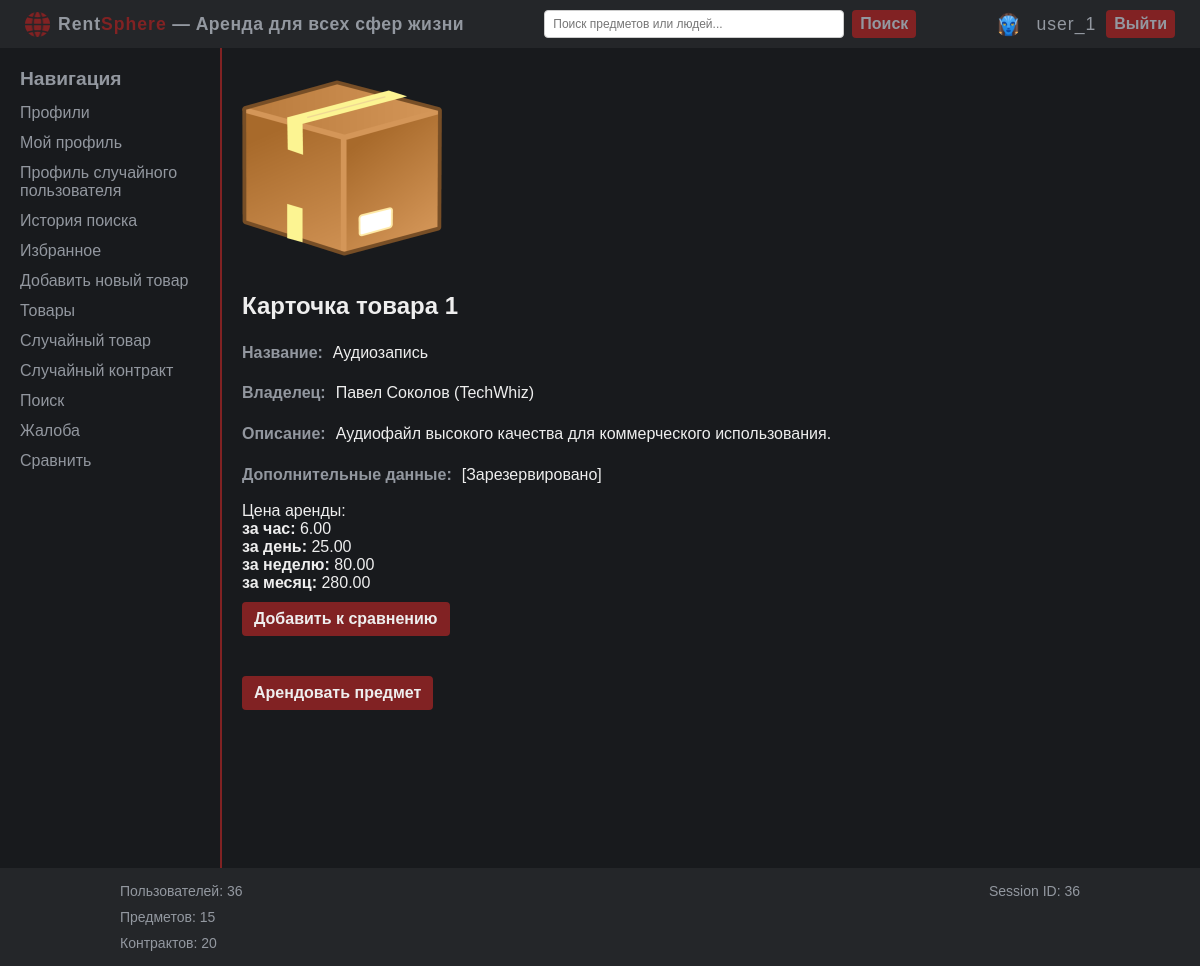
Screenshot of /items/1 (signed in) with the database file from the repository.
### models.py (models this page shows, shortened)
class User(Base):
    __tablename__ = "users"
    id = Column(Integer, primary_key=True)
    login = Column(String(100), unique=True, nullable=False)
    password = Column(String(200), nullable=False)
    ipn = Column(Integer)
    first_name = Column(String(100))
    last_name = Column(String(100))
    phone_number = Column(String(20))
    email = Column(String(100), unique=True, nullable=False)
    avatar = Column(String(255))
    register_date = Column(Integer)
    compare_items = Column(types.JSON, default=[], nullable=True)
    items = relationship("Item", backref="owner_user")

class Item(Base):
    __tablename__ = "items"
    id = Column(Integer, primary_key=True)
    photo = Column(String(255))
    name = Column(String(255), nullable=False)
    desc = Column(Text)
    price_h = Column(Numeric(10, 2), nullable=True)
    price_d = Column(Numeric(10, 2), nullable=True)
    price_w = Column(Numeric(10, 2), nullable=True)
    price_m = Column(Numeric(10, 2), nullable=True)
    owner_id = Column(Integer, ForeignKey("users.id"))
    owner = relationship("User", backref="owner_items")

### app.py (the view)
@app.route("/items/<item_id>", methods=["GET", "POST", "DELETE"])
def item_details(item_id):
    if request.method == "GET":
        if not session.get("user_id"):
            return redirect(url_for("login"))
        item = models.Item.query.filter_by(id=item_id).first()
        if not item:
            return "Item not found", 404
        item_data = {"photo": item.photo,
                     "name": item.name,
                     "desc": item.desc,
                     "price_h": item.price_h,
                     "price_d": item.price_d,
                     "price_w": item.price_w,
                     "price_m": item.price_m,
                     "owner_id": item.owner_id}
        owner = models.User.query.filter_by(id=item.owner_id).first()
        item_owner_data = {
            "first_name": owner.first_name,
            "last_name": owner.last_name,
            "login": owner.login,
        } if owner else None
        contract = models.Contract.query.filter_by(item_id=item_id).first()
        contract_data = {
            "renter_id": contract.renter_id,
            "date_end": contract.date_end,
            "is_available": contract.is_available,
        } if contract else None
        item_renter_data = None
        if contract and contract.renter_id:
            renter = models.User.query.filter_by(id=contract.renter_id).first()
            item_renter_data = {
                "first_name": renter.first_name,
                "last_name": renter.last_name,
                "login": renter.login,
            } if renter else None
        user_id = session.get("user_id")
        user = models.User.query.filter_by(id=user_id).first()
        compare_list = user.compare_items or []
        return render_template("item_details.html",
                               item_id=item_id,
                               item=item_data,
                               contract=contract_data,
                               item_owner=item_owner_data,
                               item_renter=item_renter_data,
                               compare_list=compare_list,
                               user=True)
    if request.method == "POST":
        return "POST"
    if request.method == "DELETE":
        return f"DELETE {item_id}"

### app.py (called while the page is built)
@app.teardown_request
def teardown_request(exceptions=None):
    db_session.remove()

@app.context_processor
def stats_data():
    session_id = session.get("user_id")
    users_total = models.User.query.count()
    items_total = models.Item.query.count()
    contracts_total = models.Contract.query.count()
    stats = {"users_total": users_total,
             "items_total": items_total,
             "contracts_total": contracts_total,
             "session_id": session_id}
    return dict(stats=stats)

@app.context_processor
def inject_user():
    user_id = session.get("user_id")
    user_data = {"id": None, "login": "Guest"}
    if user_id:
        try:
            user_id = int(user_id)
            user = models.User.query.filter_by(id=user_id).first()
            if user:
                user_data = {"id": user.id, "login": user.login}
        except (TypeError, ValueError):
            print(f"Пользователь с ID неверного типа: {type(user_id)}")
            user_data["id"] = None
            session["user_id"] = None
    return {"current_user": user_data}

### templates/item_details.html (shortened to what this page needs)
{% extends 'base.html' %}
{% block content %}
    {% if user %}
        <div class="item-image">
            <img src="{{ url_for('static', filename='images/items/default_item.png') }}" alt="Image" width="300" height="300">
        </div>
        <div class="item-content">
            <h2>Карточка товара {{ item_id }}</h2>
            <div class="item-info-field"><strong>Название:</strong> <span>{{ item.name }}</span></div>
            <div class="item-info-field"><strong>Владелец:</strong> <span>{{ item_owner.first_name }} {{ item_owner.last_name }} ({{ item_owner.login }})</span></div>
            <div class="item-info-field"><strong>Описание:</strong> <span>{{ item.desc }}</span></div>
            <div class="item-info-field"><strong>Дополнительные данные:</strong> <span>[Зарезервировано]</span></div>
            <span class="item-price-field">Цена аренды:</span>
            {% if item.price_h %}
            <div class="item-price-field"><strong>за час:</strong> <span>{{ item.price_h }}</span></div>
            {% endif %}
            {% if item.price_d %}
                <div class="item-price-field"><strong>за день:</strong> <span>{{ item.price_d }}</span></div>
            {% endif %}
            {% if item.price_w %}
                <div class="item-price-field"><strong>за неделю:</strong> <span>{{ item.price_w }}</span></div>
            {% endif %}
            {% if item.price_m %}
                <div class="item-price-field"><strong>за месяц:</strong> <span>{{ item.price_m }}</span></div>
            {% endif %}
        </div>
        <form action="{{ url_for('add_to_compare') }}" method="GET" class="compare-form-item">
                {% if item_id in compare_list %}
                    <button type="submit" class="compare-button-remove">
                    Убрать из сравнения
                    </button>
                {% else %}
                    <button type="submit" class="compare-button-add">
                    Добавить к сравнению
                    </button>
                {% endif %}
        </form>
        {% if contract.is_available %}
            <form action="{{ url_for('create_contract') }}" method="GET" class="book-item">
                    <button type="submit" class="button-book-item">
                    Арендовать предмет
                    </button>
            </form>
        {% else %}
            <div>Товар недоступен к бронированию.</div>
        {% endif %}
    {% else %}
        <div class="no-data">Товар не найден или данные недоступны.</div>
    {% endif %}
{% endblock %}

### templates/base.html (shortened to what this page needs)
<!DOCTYPE html>
<html lang="ru">
<head>
    <link rel="stylesheet" href="{{ url_for('static', filename='css/styles.css') }}">
</head>
<body>
    <div class="layout">
        <div class="header">
            <div class="header-left">
                <img src="{{ url_for('static', filename='images/logo_red.png') }}" alt="Logo" class="logo">
                <span class="brand-name"><span class="rent">Rent</span><span class="sphere">Sphere</span> — Аренда для всех сфер жизни</span>
            </div>
            <form class="header-search" action="/search" method="GET">
                <input type="text" name="q" class="search-field" placeholder="Поиск предметов или людей...">
                <button type="submit" class="search-button">Поиск</button>
            </form>
            <div class="header-right">
                {% if not current_user.id %}
                    <a href="/login">Войти</a>
                    <a href="/register">Регистрация</a>
                {% else %}
                    <img src="{{ url_for('static', filename='images/default_avatar.png') }}" alt="Аватар" class="header-avatar">
                    <span class="header-user">{{ current_user.login }}</span>
                    <a href="/logout">Выйти</a>
                {% endif %}
            </div>
        </div>
        <div class="center-container">
            <div class="sidebar">
                <span>Навигация</span>
                {% if current_user.id %}
                    <a href="/profiles">Профили</a>
                    <a href="{{ url_for('profile', user_id=current_user.id) }}">Мой профиль</a>
                    <a href="/profiles/random_user">Профиль случайного пользователя</a>
                    <a href="/profiles/search_history">История поиска</a>
                    <a href="/profiles/favorites">Избранное</a>
                    <a href="/items/add">Добавить новый товар</a>
                    <a href="/items">Товары</a>
                    <a href="/items/random_item_details">Случайный товар</a>
                    <a href="/contracts/random_contract">Случайный контракт</a>
                    <a href="/search">Поиск</a>
                    <a href="/complain">Жалоба</a>
                    <a href="/compare">Сравнить</a>
                {% endif %}
            </div>
            <div class="content-area">
                {% block content %}{% endblock %}
            </div>
        </div>
        <div class="footer">
            <table class="stats-table">
                <tr>
                    <td class="left-col">Пользователей: {{ stats.users_total }}</td>
                    <td class="right-col">Session ID: {{ stats.session_id }}</td>
                </tr>
                <tr>
                    <td class="left-col">Предметов: {{ stats.items_total }}</td>
                    <td class="right-col"></td>
                </tr>
                <tr>
                    <td class="left-col">Контрактов: {{ stats.contracts_total }}</td>
                    <td class="right-col"></td>
                </tr>
            </table>
        </div>
    </div>
</body>
</html>

### static/css/styles.css (style rules this page uses)
body { background-color: #181A1D; color: #EEEEEE; margin: 0; font-family: Arial, sans-serif; }
.header, .footer { background-color: #242629; color: #9398A0; padding: 10px; text-align: center; }
.center-container { display: flex; }
.content-area { flex-grow: 1; background-color: #181A1D; padding: 20px; color: #EEEEEE; }
.stats-table { width: 1000px; margin: 0 auto; border-collapse: collapse; }
.stats-table td { padding: 5px 20px; vertical-align: middle; border: none; font-size: 14px; }
.left-col { text-align: left; }
.right-col { text-align: right; }

### static/css/modules/sidebar.css (style rules this page uses)
.sidebar { background-color: #181A1D; color: #92979F; padding: 20px; width: 180px; height: calc(100vh - 20px); overflow-y: auto; float: left; }
.sidebar span { font-size: 1.2em; margin-bottom: 8px; display: block; font-weight: bold; }
.sidebar a { display: block; color: #92979F; text-decoration: none; padding: 6px 0; }
.sidebar + .content-area { border-left: 2px solid #812223; }

### static/css/modules/forms.css (style rules this page uses)
.compare-form-item { display: inline-block; margin: 10px 0; }
.compare-form-item button { color: #EEEEEE; background-color: #812223; padding: 8px 12px; font-weight: bold; font-size: 1em; border: none; border-radius: 4px; cursor: pointer; transition: background-color 0.3s ease, transform 0.2s ease; width: auto; }
.compare-button-add { background-color: #812223; }
.book-item { margin-top: 20px; }
.button-book-item { color: #EEEEEE; background-color: #812223; padding: 8px 12px; font-weight: bold; font-size: 1em; border: none; border-radius: 4px; cursor: pointer; transition: background-color 0.3s ease, transform 0.2s ease; margin-top: 10px; }

### static/css/modules/header.css (style rules this page uses)
.header { display: flex; justify-content: space-between; align-items: center; padding: 5px 10px; background-color: #242629; }
.header-left { display: flex; align-items: center; }
.logo { width: 25px; height: 25px; margin-right: 8px; margin-left: 15px; }
.brand-name { color: #9398A0; font-weight: bold; font-size: 1.1em; letter-spacing: 0.5px; }
.rent { font-weight: bold; color: #9398A0; letter-spacing: 1px; }
.sphere { font-weight: bold; color: #812223; letter-spacing: 1px; }
.header-search { display: flex; align-items: center; justify-content: center; flex: 1; }
.search-field { padding: 6px 8px; font-size: 12px; border: 1px solid #ccc; border-radius: 4px; width: 300px; box-sizing: border-box; }
.search-button { color: #9398A0; background-color: #812223; padding: 5px 8px; font-weight: bold; font-size: 1em; border: none; border-radius: 4px; cursor: pointer; margin-left: 8px; transition: background-color 0.3s ease; }
.header-right { display: flex; align-items: center; justify-content: flex-end; gap: 10px; }
.header a { color: #9398A0; background-color: #812223; padding: 5px 8px; text-decoration: none; font-weight: bold; font-size: 1em; border-radius: 4px; margin-right: 15px; transition: background-color 0.3s ease; }
.header-avatar { width: 25px; height: 25px; border-radius: 50%; margin-right: 5px; }
.header-user { color: #9398A0; font-size: 1.1em; letter-spacing: 1px; display: flex; align-items: center; }

### static/css/modules/item.css (style rules this page uses)
.item-image img { width: 200px; height: 200px; object-fit: cover; border-radius: 8px; }

### static/css/modules/contract.css (style rules this page uses)
.item-info-field { display: flex; flex-wrap: wrap; margin-bottom: 15px; line-height: 1.6; font-size: 16px; }
.item-info-field strong { margin-right: 10px; color: #92979F; }

### rows the page displays
User: login "user_1"
Item: name "Аудиозапись", desc "Аудиофайл высокого качества для коммерческого использования.", price_h "6.00", price_d "25.00", price_w "80.00", price_m "280.00"
User: first_name "Павел", last_name "Соколов", login "TechWhiz"

### other values shown
{{ item_id }} "1"
{{ stats.users_total }} "36"
{{ stats.session_id }} "36"
{{ stats.items_total }} "15"
{{ stats.contracts_total }} "20"
